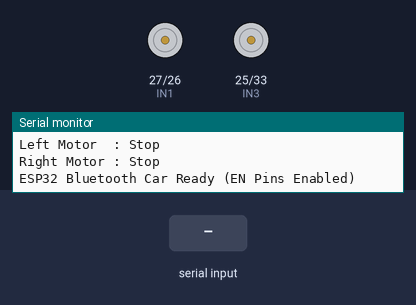
Recording of a sketch running on a simulated ESP32. Parts: motor-driver pin pairs drawn as motors (green arrow = first pin HIGH = forward, orange = second pin HIGH = backward, longer = more drive, scaled by the enable pin), the last lines printed to the serial monitor. Inputs (shaded band) come from the test bench. Nothing arrives over Bluetooth unless stated.

Above: at 1.2 s.
1.3 s: "F" received over the second serial link
At 1.8 s:
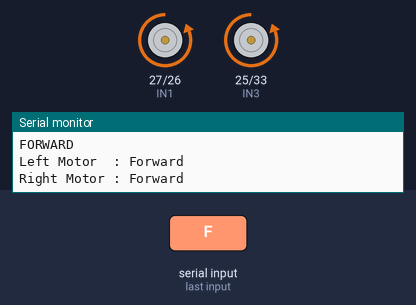
2.8 s: "B" received over the second serial link
At 3.1 s:
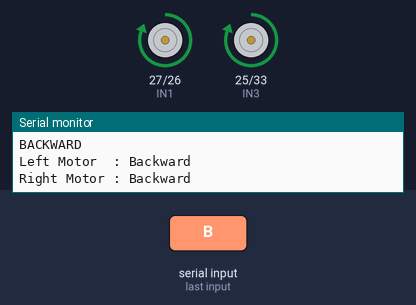
4.3 s: "L" received over the second serial link
At 5.4 s:
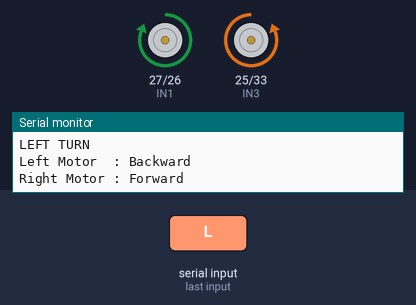
5.8 s: "R" received over the second serial link
At 6.6 s:
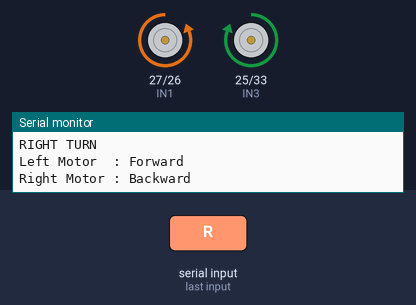
Timing chart, 0 to 8.3 s (numbered marks = the images above; inputs shaded):
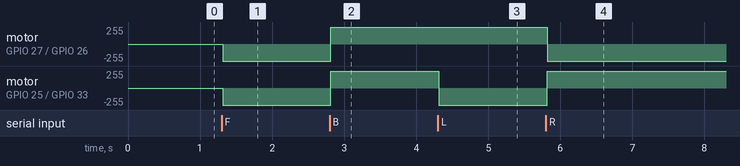

The sketch:

bt_car.ino
```cpp
#include "BluetoothSerial.h"

BluetoothSerial SerialBT;

// Motor pins
#define IN1 27   // Left Motor
#define IN2 26   // Left Motor
#define IN3 25   // Right Motor
#define IN4 33   // Right Motor

// Enable pins
#define ENA 14   // Left Motor Enable
#define ENB 32   // Right Motor Enable

char command;

void setup() {
  Serial.begin(9600);
  SerialBT.begin("ESP32_BT_CAR");

  pinMode(IN1, OUTPUT);
  pinMode(IN2, OUTPUT);
  pinMode(IN3, OUTPUT);
  pinMode(IN4, OUTPUT);
  pinMode(ENA, OUTPUT);
  pinMode(ENB, OUTPUT);

  // Enable motors (full speed)
  digitalWrite(ENA, 200);
  digitalWrite(ENB, 200);

  stopCar();
  Serial.println("ESP32 Bluetooth Car Ready (EN Pins Enabled)");
}

void loop() {
  if (SerialBT.available()) {
    command = SerialBT.read();

    Serial.print("Command Received: ");
    Serial.println(command);

    switch (command) {
      case 'F':
        forward();
        break;
      case 'B':
        backward();
        break;
      case 'L':
        left();
        break;
      case 'R':
        right();
        break;
      case 'S':
        stopCar();
        break;
    }
  }
}

// ===== Motor Control (INVERTED LOGIC) =====

void forward() {
  Serial.println("FORWARD");
  Serial.println("Left Motor  : Forward");
  Serial.println("Right Motor : Forward");

  digitalWrite(ENA, HIGH);
  digitalWrite(ENB, HIGH);

  digitalWrite(IN1, LOW);
  digitalWrite(IN2, HIGH);
  digitalWrite(IN3, LOW);
  digitalWrite(IN4, HIGH);
}

void backward() {
  Serial.println("BACKWARD");
  Serial.println("Left Motor  : Backward");
  Serial.println("Right Motor : Backward");

  digitalWrite(ENA, HIGH);
  digitalWrite(ENB, HIGH);

  digitalWrite(IN1, HIGH);
  digitalWrite(IN2, LOW);
  digitalWrite(IN3, HIGH);
  digitalWrite(IN4, LOW);
}

void left() {
  Serial.println("LEFT TURN");
  Serial.println("Left Motor  : Backward");
  Serial.println("Right Motor : Forward");

  digitalWrite(ENA, HIGH);
  digitalWrite(ENB, HIGH);

  digitalWrite(IN1, HIGH);
  digitalWrite(IN2, LOW);
  digitalWrite(IN3, LOW);
  digitalWrite(IN4, HIGH);
}

void right() {
  Serial.println("RIGHT TURN");
  Serial.println("Left Motor  : Forward");
  Serial.println("Right Motor : Backward");

  digitalWrite(ENA, HIGH);
  digitalWrite(ENB, HIGH);

  digitalWrite(IN1, LOW);
  digitalWrite(IN2, HIGH);
  digitalWrite(IN3, HIGH);
  digitalWrite(IN4, LOW);
}

void stopCar() {
  Serial.println("STOP");
  Serial.println("Left Motor  : Stop");
  Serial.println("Right Motor : Stop");

  digitalWrite(ENA, LOW);
  digitalWrite(ENB, LOW);

  digitalWrite(IN1, LOW);
  digitalWrite(IN2, LOW);
  digitalWrite(IN3, LOW);
  digitalWrite(IN4, LOW);
}
```

Measured:
- after the input at 1.3 s, motor on GPIO 27 (IN1) / GPIO 26 (IN2), motor on GPIO 25 (IN3) / GPIO 33 (IN4): stopped → backward 255/255 at once
- after the input at 2.8 s, motor on GPIO 27 (IN1) / GPIO 26 (IN2), motor on GPIO 25 (IN3) / GPIO 33 (IN4): backward 255/255 → forward 255/255 at once
- after the input at 4.3 s, motor on GPIO 25 (IN3) / GPIO 33 (IN4): forward 255/255 → backward 255/255 at once
- after the input at 5.8 s, motor on GPIO 27 (IN1) / GPIO 26 (IN2): forward 255/255 → backward 255/255 at once; motor on GPIO 25 (IN3) / GPIO 33 (IN4): backward 255/255 → forward 255/255 at once
